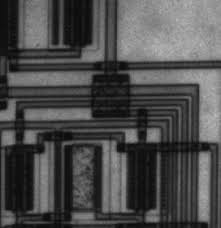
#> input picture circuit.jpg, 221 x 228 px
$ python fourier.py
#> lines starting #> are read from the running program, lines starting #| are printed output that depends on the picture; after the words box and inside, x2 and y2 are one past the last pixel; in counts of white or black regions, pixels touching at a corner belong together
import numpy as np
from math import sqrt,exp
import cv2

# Utils Start
def normalize(image):
    rows,cols=image.shape
    new_image=np.zeros((rows,cols),np.uint8)
    min=image.min()
    max=image.max()
    longitud=max-min

    if(longitud == 0):
        return new_image

    for u in range(0,rows):
        for v in range(0,cols):
            new_image[u][v]=(image[u][v]-min)*255/longitud
    return new_image


def shift(image):
    rows,cols=image.shape
    newImg=np.zeros((rows,cols),image.dtype)
    m=rows//2
    n=cols//2
    newImg[0:m,0:n]=image[m:rows,n:cols]
    newImg[0:m,n:cols]=image[m:rows,0:n]
    newImg[m:rows,0:n]=image[0:m,n:cols]
    newImg[m:rows,n:cols]=image[0:m,0:n]
    return newImg
# Utils End

#Fourier Start
# f(u,v) = Sum_(x=0)^(M) Sum_(y=0)^(N) f(x,y) . e ^ (-pi*2j(ux/M+vy/N))
# f(u,v) = Sum_(x=0)^(M) Sum_(y=0)^(N) f(x,y) . e ^ (-pi*2jux/M).e ^ (-pi*2jvy/N))
# exp1 = e ^ (-pi*2jux/M)
# exp2 = e ^ (-pi*2jvy/N))
# Sum1 = Sum_(x=0)^(M)
# Sum 2 = Sum_(y=0)^(N)
# f(u,v) = Sum1 Sum2 f(x,y).exp1.exp2
# f(u,v) = Sum1 exp2 Sum2 f(x,y).exp1
# f(u,v) = Sum1 exp2 . (f(x,y) dot exp1)
# f(u,v) = (exp2 dot (f(x,y) dot exp1) )
#exp2 (dot (e^-pi*2juy/n) dot f(x,y))
#exp2 dot (exp1 dot image)
def fourier(image):
    rows,cols=image.shape

    x = np.arange(rows, dtype = float)
    y = np.arange(cols, dtype = float)

    u = x.reshape((rows,1))
    v = y.reshape((cols,1))

    exp_1 = pow(np.e, -2j*np.pi*u*x/rows)
    exp_2 = pow(np.e, -2j*np.pi*v*y/cols)
    dft=np.dot(exp_2, np.dot(exp_1,image).transpose())/(rows*cols)

    return dft


def inverse_fourier(image,name):
    rows,cols=image.shape
    x = np.arange(rows, dtype = float)
    y = np.arange(cols, dtype = float)

    u = x.reshape((rows,1))
    v = y.reshape((cols,1))

    exp_1 = pow(np.e, 2j*np.pi*u*x/rows)
    exp_2 = pow(np.e, 2j*np.pi*v*y/cols)
    idft=np.dot(exp_2, np.dot(exp_1,image).transpose())

    x=np.abs(idft)

    cv2.imshow(name,normalize(x))

# Fourier End

# High Pass Filters Start

def HPIdeal(image,threshold):
    rows,cols = image.shape
    newImg=np.zeros((rows,cols))
    rowsCenter = rows/2
    colsCenter = cols/2
    for u in range (0,rows):
        for v in range (0,cols):
            d=sqrt(pow(u-rowsCenter,2)+pow(v-colsCenter,2))
            if (d <= threshold):
                newImg[u][v] = 0
            else:
                newImg[u][v]=1
    return shift (newImg)*image

def HPButterworth(image,threshold,n):
    rows,cols=image.shape
    newImg=np.zeros((rows,cols))
    rowsCenter=rows/2
    colsCenter=cols/2
    for u in range(0,rows):
        for v in range(0,cols):
            d=sqrt(pow(u-rowsCenter,2)+pow(v-colsCenter,2))
            if(d==0):
                d=0.0001
            newImg[u][v]=1/(1+pow(threshold/d,2*n))
    return shift(newImg)*image

def HPgauss(image,d0):
    rows,cols=image.shape
    newImg=np.zeros((rows,cols))
    rowsCenter=rows/2
    colsCenter=cols/2
    for u in range(0,rows):
        for v in range(0,cols):
            d=sqrt(pow(u-rowsCenter,2)+pow(v-colsCenter,2))
            newImg[u][v]=1-exp(-(d*d)/(2*d0*d0))

    return shift(newImg)*image

# High Pass Filters End


# Low Pass Filters Start
def LPIdeal(image,threshold):
    rows,cols=image.shape
    newImg=np.zeros((rows,cols))
    rowsCenter=rows/2
    colsCenter=cols/2
    for u in range(0,rows):
        for v in range(0,cols):
            d=sqrt(pow(u-rowsCenter,2)+pow(v-colsCenter,2))
            if(d<=threshold):
                newImg[u][v]=1
            else:
                newImg[u][v]=0

    return shift(newImg)*image

def LPButterworth(image,threshold,n):
    rows,cols=image.shape
    newImg=np.zeros((rows,cols))
    rowsCenter=rows/2
    colsCenter=cols/2
    for u in range(0,rows):
        for v in range(0,cols):
            d=sqrt(pow(u-rowsCenter,2)+pow(v-colsCenter,2))
            newImg[u][v]=1/(1+pow(d/threshold,2*n))

    return shift(newImg)*image

def LPGauss(image,d0):
    rows,cols=image.shape
    newImg=np.zeros((rows,cols))
    rowsCenter=rows/2
    colsCenter=cols/2
    for u in range(0,rows):
        for v in range(0,cols):
            d=sqrt(pow(u-rowsCenter,2)+pow(v-colsCenter,2))
            newImg[u][v]=exp(-(d*d)/(2*d0*d0))

    return shift(newImg)*image
# Low Pass Filters End


bottom=0
right=0
image=cv2.imread('../circuit.jpg',0)
#> image is the input picture: shape (228, 221); min 5, max 190, mean 76.3
rows,cols=image.shape
#> rows = 228; cols = 221
if(rows%2!=0):
    bottom=1
if(cols%2!=0):
    right=1

image=cv2.copyMakeBorder(image,0,bottom,0,right,cv2.BORDER_CONSTANT)
#> image: shape (228, 222)
rows,cols=image.shape
#> cols = 222

newImg=fourier(image)
idealHP=HPIdeal(newImg,20)
#> after the loop in HPIdeal, `for u in range (0,rows):`:
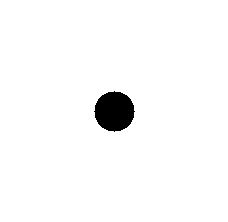
#> newImg: shape (222, 228) float64; values 0 (black) and 1 (white), 97.5% white; 1 black region, box (x1, y1, x2, y2) and area: (94, 91, 135, 132) 1257
#> in shift, `newImg[0:m,0:n]=image[m:rows,n:cols]`: newImg: shape (222, 228) float64; values 0 (black) and 1 (white), 24.3% white; 1 white region, box (x1, y1, x2, y2) and area: (0, 0, 114, 111) 12319
#> in shift, `newImg[0:m,n:cols]=image[m:rows,0:n]`: newImg: shape (222, 228) float64; values 0 (black) and 1 (white), 48.7% white; 1 white region, box (x1, y1, x2, y2) and area: (0, 0, 228, 111) 24659
#> in shift, `newImg[m:rows,0:n]=image[0:m,n:cols]`: newImg: shape (222, 228) float64; values 0 (black) and 1 (white), 73.1% white; 4 black regions, box (x1, y1, x2, y2) and area: (114, 111, 228, 222) 12654, (0, 0, 21, 21) 335, (208, 0, 228, 20) 314, (0, 202, 20, 222) 314
#> in shift, `newImg[m:rows,n:cols]=image[0:m,0:n]`: newImg: shape (222, 228) float64; values 0 (black) and 1 (white), 97.5% white; 4 black regions, box (x1, y1, x2, y2) and area: (0, 0, 21, 21) 335, (208, 0, 228, 20) 314, (0, 202, 20, 222) 314, (209, 203, 228, 222) 294
bwHP=HPButterworth(newImg,20,2)
gaussHP=HPgauss(newImg,20)


idealLP=LPIdeal(newImg,20)
#> in shift (call 4), `newImg[0:m,0:n]=image[m:rows,n:cols]`: newImg: shape (222, 228) float64; values 0 (black) and 1 (white), 0.66% white; 1 white region, box (x1, y1, x2, y2) and area: (0, 0, 21, 21) 335
bwLP = LPButterworth(newImg,20,2)
gaussLP = LPGauss (newImg,20)
#> after the loop in LPGauss, `for u in range(0,rows):`:
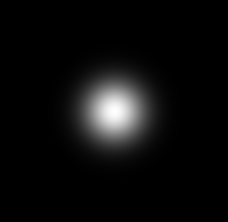
#> newImg: shape (222, 228) float64; min 1.8e-14, max 1, mean 0.0497

inverse_fourier(idealHP,"Ideal High Pass")
#> in inverse_fourier, `x=np.abs(idft)`:
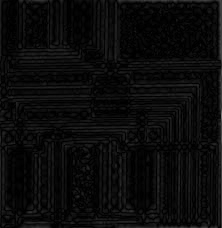
#> x: shape (228, 222) float64; min 0.000283, max 120.6, mean 11.2
#> in normalize, `min=image.min()`: min = 0.000283
#> in normalize, `max=image.max()`: max = 120.6
inverse_fourier(bwHP,"Butterworth High Pass")
#> in normalize (call 2), `min=image.min()`: min = 1.79e-05
#> in normalize (call 2), `max=image.max()`: max = 111.7
#> after the loop in normalize (call 2), `for u in range(0,rows):`:
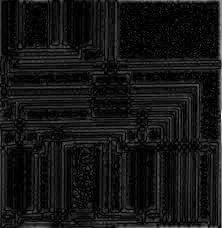
#> new_image: shape (228, 222); min 0, max 255, mean 20.9
inverse_fourier(gaussHP,"Gauss High Pass")
inverse_fourier(idealLP,"Ideal Low Pass")
#> call 4 of inverse_fourier, with image = array of shape (222, 228), name = 'Ideal Low Pass'
#> in inverse_fourier (call 4), `x=np.abs(idft)`:
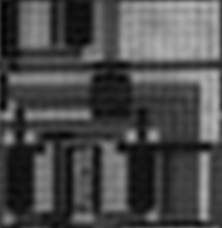
#> x: shape (228, 222) float64; min 2.33, max 180.5, mean 75.9
#> in normalize (call 4), `min=image.min()`: min = 2.33
#> in normalize (call 4), `max=image.max()`: max = 180.5
#> in normalize (call 4), `longitud=max-min`: longitud = 178.1
#> after the loop in normalize (call 4), `for u in range(0,rows):`:
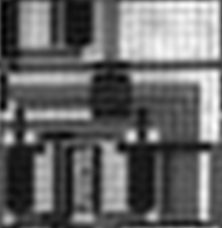
#> new_image: shape (228, 222); min 0, max 255, mean 104.8
inverse_fourier(bwLP,"Butterworth Low Pass")
inverse_fourier(gaussLP,"Gauss Low Pass")
#> in normalize (call 6), `min=image.min()`: min = 13.99
#> in normalize (call 6), `max=image.max()`: max = 170.6
#> in normalize (call 6), `longitud=max-min`: longitud = 156.6
#> after the loop in normalize (call 6), `for u in range(0,rows):`:
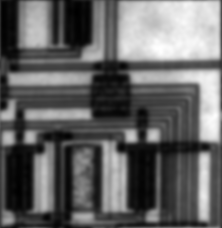
#> new_image: shape (228, 222); min 0, max 255, mean 100.3
cv2.imshow('Imagen original',image)
cv2.waitKey(0)
cv2.destroyAllWindows()

$ run again, with cameraman.jpg copied over circuit.jpg
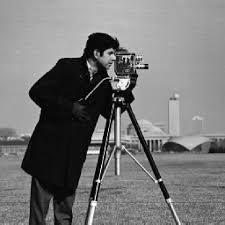
#> input picture cameraman.jpg, 225 x 225 px
#> image is the input picture: shape (225, 225); min 0, max 255, mean 118.8
#> image: shape (226, 226)
#> min = 0.00017
#> max = 195.2
#> after the loop in normalize, `for u in range(0,rows):`:
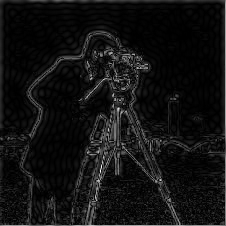
#> new_image: shape (226, 226); min 0, max 255, mean 17.8
#> min = 0.509
#> max = 236.8
#> longitud = 236.3
#> after the loop in normalize (call 5), `for u in range(0,rows):`:
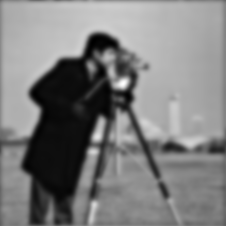
#> new_image: shape (226, 226); min 0, max 255, mean 126
